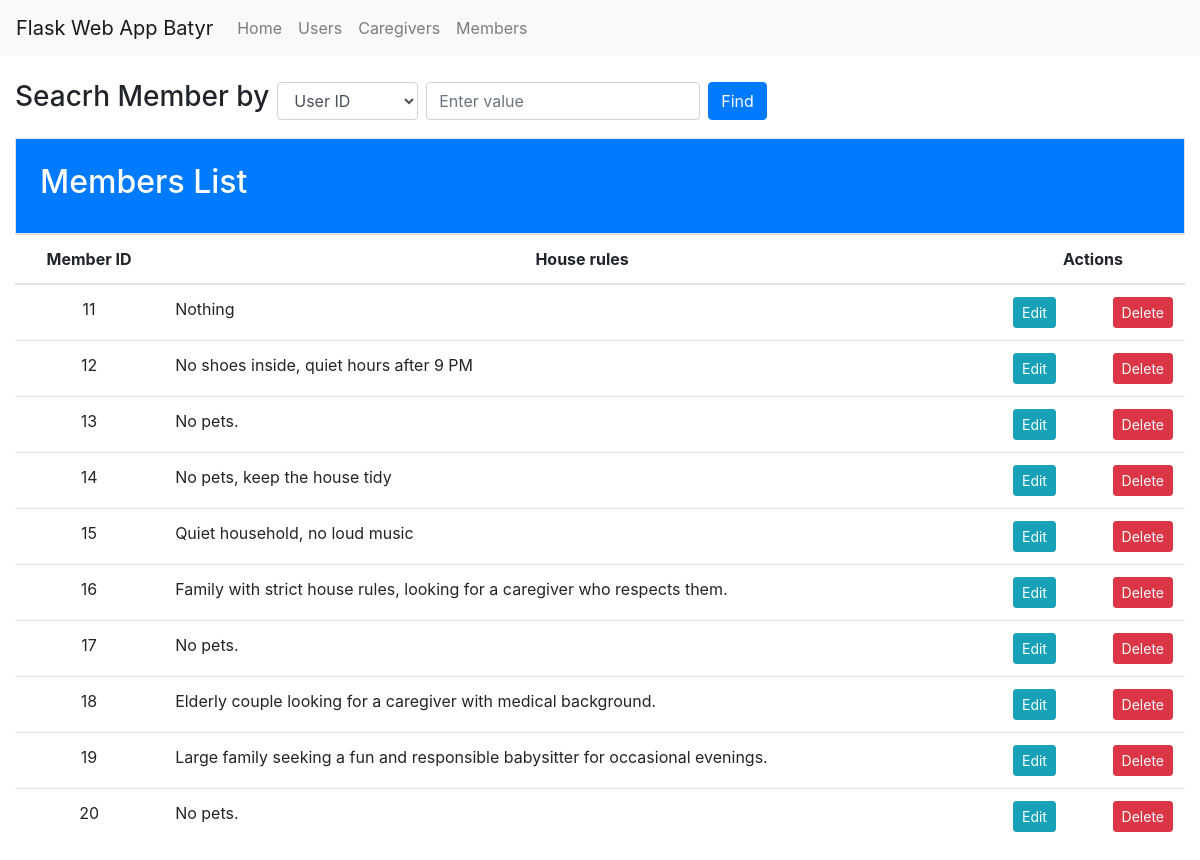
/members, run on the app's committed database.
### flaskApp/models.py (models this page shows)
class Member(db.Model):
    __tablename__ = 'member'
    member_user_id = db.Column(db.Integer, db.ForeignKey('users.user_id', ondelete='CASCADE'), primary_key=True)
    house_rules = db.Column(db.Text, nullable=False)
    user = relationship("User", back_populates="member")

### flaskApp/views.py (the view)
@app.route('/members')
def member_list():
    members = Member.query.all()
    form = MemberForm()
    return render_template('Member/member.html', members=members, form=form)

### flaskApp/forms.py
class MemberForm(FlaskForm):
    house_rules = TextAreaField('House Rules', validators=[DataRequired()])

### flaskApp/templates/Member/member.html (shortened to what this page needs)
{% extends 'base.html' %} {% block title %}Members Table{% endblock %} {% block
    content %}
    <div class="mb-3">
      <form class="form-inline" method="GET" action="/search_members">
        <div class="form-group mr-2">
          <label for="attribute" ><h3>Seacrh Member by</h3> </label>
        </div>
        <div class="form-group mr-2">
          <select class="form-control" name="attribute">
            <option value="member_user_id">User ID</option>
          </select>
        </div>
        <div class="form-group mr-2">
          <input type="text" class="form-control" name="value" placeholder="Enter value">
        </div>
        <button type="submit" class="btn btn-primary">Find</button>
      </form>
    </div>
    <div class="h-200 p-4 text-white bg-primary border rounded-3">
      <h2>
        Members List
      </h2>
    </div>
    <div class="table-responsive">
      <table class="table table-hover table-white" id="#memberTable">
        <thead>
          <tr class="text-center" >
            <th scope="col" >Member ID</th>
            <th scope="col" style=" vertical-align: middle;">House rules</th>
            <th scope="col" style=" vertical-align: middle;">Actions</th>
          </tr>
        </thead>
        <tbody>
          {% for member in members %}
          <tr >
            <td class="text-center">{{member.member_user_id }}</td>
            <td>{{member.house_rules}}</td>
            <td>
              <div class="d-flex justify-content-between">
                <a href="/edit_member/{{member.member_user_id}}" class="btn btn-sm btn-info mr-2"
                  data-toggle="modal" data-target="#editMemberModal{{member.member_user_id}}">Edit</a>
                <a href="/delete_member/{{member.member_user_id}}" class="btn btn-sm btn-danger"
                  onclick="return confirm('Are you sure?')">Delete</a>
              </div>
            </td>
          </tr>
          {% endfor %}
        </tbody>
      </table>
    </div>
    {% endblock %}

### data on the page
Member: member_user_id "11", house_rules "Nothing"
Member: member_user_id "12", house_rules "No shoes inside, quiet hours after 9 PM"
Member: member_user_id "13", house_rules "No pets."
Member: member_user_id "14", house_rules "No pets, keep the house tidy"
Member: member_user_id "15", house_rules "Quiet household, no loud music"
Member: member_user_id "16", house_rules "Family with strict house rules, looking for a caregiver who respects them."
Member: member_user_id "17", house_rules "No pets."
Member: member_user_id "18", house_rules "Elderly couple looking for a caregiver with medical background."
Member: member_user_id "19", house_rules "Large family seeking a fun and responsible babysitter for occasional evenings."
Member: member_user_id "20", house_rules "No pets."
